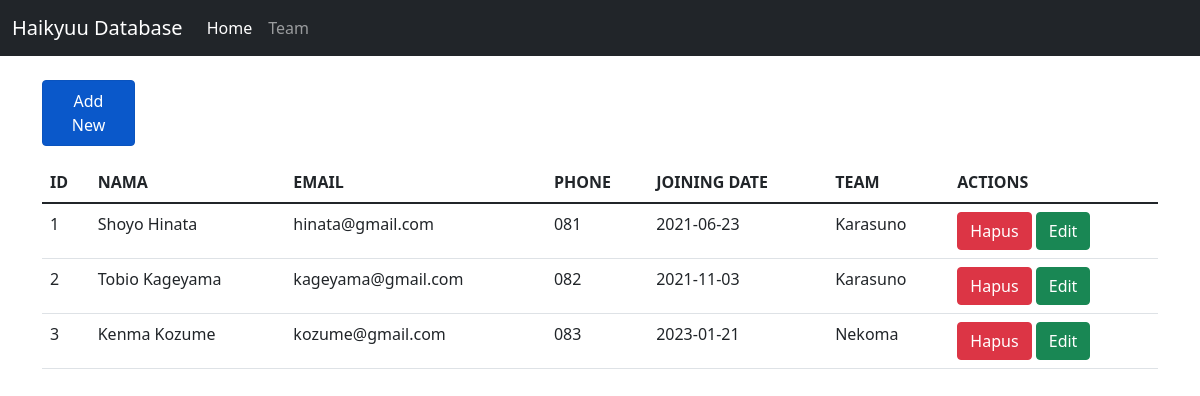
The page / on the database its author committed.
### tables this page shows
CREATE TABLE `members` (
  `id` int(11) NOT NULL,
  `name` varchar(255) NOT NULL,
  `email` varchar(255) NOT NULL,
  `phone` varchar(25) NOT NULL,
  `join_date` date NOT NULL,
  `id_team` int(11) NOT NULL
);

CREATE TABLE `teams` (
  `id_team` int(11) NOT NULL,
  `nama_team` varchar(255) NOT NULL,
  `pelatih_team` varchar(255) NOT NULL
);

### controllers/Members.controller.php (called while the page is built, shortened)
<?php
include_once("models/Members.class.php");
include_once("models/Team.class.php");
include_once("views/Members.view.php");
class MembersController
{
    private $members;
    private $team;
    function __construct()
    {
        $this->members = new Members(Conf::$db_host, Conf::$db_user, Conf::$db_pass, Conf::$db_name);
        $this->team = new Team(Conf::$db_host, Conf::$db_user, Conf::$db_pass, Conf::$db_name);
    }
    public function index()
    {
        $this->members->open();
        $this->team->open();
        $this->members->getMembers();
        $this->team->getTeam();
        $data = array();
        while ($row = $this->members->getResult()) {
            array_push($data, $row);
        }
        $dataTeam = array();
        while ($row = $this->team->getResult()) {
            array_push($dataTeam, $row);
        }
        $view = new MembersView();
        $view->render($data, $dataTeam);
    }
}

### views/Members.view.php (the view, shortened to what this page needs)
<?php
class MembersView
{
    public function render($data, $dataTeam)
    {
        $no = 1;
        $dataMembers = null;
        foreach ($data as $val) {
            list($id, $name, $email, $phone, $join_date, $id_team) = $val;
            $nama_team = '';
            $id_member = $id;
            foreach ($dataTeam as $team) {
                list($id, $nama) = $team;
                if ($id == $id_team) {
                    $nama_team = $nama;
                    break;
                }
            }
            $dataMembers .= "<tr>
                <td>" . $no++ . "</td>
                <td>" . $name . "</td>
                <td>" . $email . "</td>
                <td>" . $phone . "</td>
                <td>" . $join_date . "</td>
                <td>" . $nama_team . "</td>
                <td>
                <a href='index.php?id_hapus=" . $id_member . "' class='btn btn-danger''>Hapus</a>
                <a href='index.php?editForm=" . $id_member . "' class='btn btn-success''>Edit</a>
                </td>
                </tr>";
        }
    }
}

### index.php
<?php
include_once("models/Template.class.php");
include_once("models/DB.class.php");
include_once("controllers/Members.controller.php");
$members = new MembersController();
if (isset($_POST['add'])) {
    $members->add($_POST);
} else if (!empty($_GET['addForm'])) {
    $members->addForm();
} else if (!empty($_GET['editForm'])) {
    $members->editForm($_GET['editForm']);
} else if (!empty($_GET['id_hapus'])) {
    $id = $_GET['id_hapus'];
    $members->delete($id);
} else if (isset($_POST['edit'])) {
    $members->edit($_POST);
} else {
    $members->index();
}

### models/Template.class.php (shortened to what this page needs)
<?php
class Template
{
    var $content = '';
    function __construct($filename = '')
    {
        $this->content = implode('', @file($filename));
    }
    function clear()
    {
        $this->content = preg_replace("/DATA_[A-Z|_|0-9]+/", "", $this->content);
    }
    function write()
    {
        print $this->content;
    }
    function replace($old = '', $new = '')
    {
        if (is_int($new)) {
            $value = sprintf("%d", $new);
        } elseif (is_float($new)) {
            $value = sprintf("%f", $new);
        } elseif (is_array($new)) {
            $value = '';
            foreach ($new as $item) {
                $value .= $item . ' ';
            }
        } else {
            $value = $new;
        }
        $this->content = preg_replace("/$old/", $value, $this->content);
    }
}

### rows shown on the page
members: name "Shoyo Hinata", email "hinata@gmail.com", phone "081", join_date "2021-06-23", id_team.nama_team "Karasuno"
members: name "Tobio Kageyama", email "kageyama@gmail.com", phone "082", join_date "2021-11-03", id_team.nama_team "Karasuno"
members: name "Kenma Kozume", email "kozume@gmail.com", phone "083", join_date "2023-01-21", id_team.nama_team "Nekoma"

### other values the page prints
$this->content "Haikyuu Database Home Team Add New ID NAMA EMAIL PHONE JOINING DATE TEAM ACTIONS"
